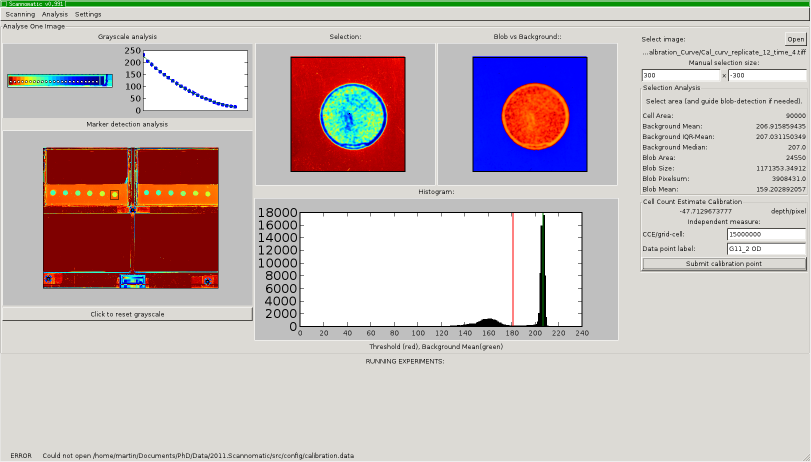
#> input picture scanomatic/images/calibration_making.png, 1621 x 923 px (shown at 1/2 size); its folder holds only this picture in this run
$ python -i grid.py   (imports and definitions only)   (older library calls are emulated)
#> lines starting #> are read from the running program, lines starting #| are printed output that depends on the picture; after the words box and inside, x2 and y2 are one past the last pixel; in counts of white or black regions, pixels touching at a corner belong together
### scanomatic/generics/maths.py
from typing import Union
import numpy as np
from numba import njit, prange
import cv2

# [6 lines of commented-out code are left out]

# [31 lines left out: functions mid50_mean, quantiles_stable, get_finite_data, not called in this run]


def fast_otsu_uint8(im: np.ndarray, *args, **kwargs) -> float:
    threshold, _ = cv2.threshold(im.view(np.uint8), 0, 255, cv2.THRESH_BINARY + cv2.THRESH_OTSU)
    return float(threshold)

# [38 lines left out: function fast_otsu_float64, not called in this run]

def binary_erosion(input_array, structure=None, iterations=1, border_value=0):
    return cv2.erode(
        src=(input_array > 0).view(np.uint8) * 255,
        kernel=(
            cv2.getStructuringElement(cv2.MORPH_CROSS, (3, 3))
            if structure is None
            else structure.view(np.uint8)
        ),
        iterations=iterations,
        borderType=cv2.BORDER_CONSTANT,
        borderValue=[int(border_value) * 255]*3,
    ).view(bool)


def binary_dilation(input_array, structure=None, iterations=1, border_value=0):
    return cv2.dilate(
        src=(input_array > 0).view(np.uint8) * 255,
        kernel=(
            cv2.getStructuringElement(cv2.MORPH_CROSS, (3, 3))
            if structure is None
            else structure.view(np.uint8)
        ),
        iterations=iterations,
        borderType=cv2.BORDER_CONSTANT,
        borderValue=[int(border_value) * 255]*3,
    ).view(bool)

def binary_propagation(seed, mask, connectivity=4):
    num_labels, labels = cv2.connectedComponents(mask.view(np.uint8), connectivity=connectivity)
    intersecting = np.unique(labels[seed > 0])
    intersecting = intersecting[intersecting != 0]
    lut = np.zeros(num_labels, dtype=bool)
    if intersecting.size > 0:
        lut[intersecting] = True
    propagated = lut[labels]

    return propagated


# [34 lines left out: function median_filter_3x3, not called in this run]

### scanomatic/image_analysis/grid.py
from typing import Optional, Union
from collections.abc import Callable

import numpy as np
from scipy import ndimage  # type: ignore
from skimage import filters as ski_filter  # type: ignore

from scanomatic.data_processing.convolution import FilterArray
from scanomatic.generics.maths import fast_otsu_uint8, binary_dilation, binary_erosion, binary_propagation

import cv2

# [43 lines of commented-out code are left out]

def get_adaptive_threshold(
    im,
    threshold_filter: Optional[Callable] = None,
    segments: int = 60,
    sigma: Optional[float] = None,
    *args,
    **kwargs,
):
    """Gives a 2D surface of threshold based on smoothed local measures"""

    if threshold_filter is None:
        threshold_filter = fast_otsu_uint8
    if sigma is None:
        sigma = np.sqrt(im.size) / 5

    if segments is None or segments == 5:
        # TODO: Hack solution, make nice
        segmented_image = np.zeros(im.shape)
        segmented_image[im.shape[0] // 4, im.shape[1] // 4] = 1
        segmented_image[im.shape[0] // 4, im.shape[1] * 3 // 4] = 1
        segmented_image[im.shape[0] * 3 // 4, im.shape[1] // 4] = 1
        segmented_image[im.shape[0] * 3 // 4, im.shape[1] * 3 // 4] = 1
        segmented_image[im.shape[0] // 2, im.shape[1] // 2] = 1
    else:
        p = 1 - segments / im.size
        segmented_image = (np.random.random(im.shape) > p).view(np.uint8)

    labled, _ = _get_sectioned_image(segmented_image)
    objs = ndimage.find_objects(labled)

    for label, slice_tuple in enumerate(objs, start=1):
        if slice_tuple is None:
            continue

        l_filter = labled == label
        i_slice = im[l_filter]
        i_idx = binary_dilation(l_filter.view(np.uint8), iterations=4)
        if i_slice.std() != 0:
            segmented_image[i_idx] = threshold_filter(i_slice, *args, **kwargs)
        else:
            segmented_image[i_idx] = i_slice.mean()

    return ndimage.gaussian_filter(segmented_image, sigma=sigma)


# [12 lines of commented-out code are left out]


def _get_sectioned_image(im):
    """Sections image in proximity regions for points of interests"""
    distance_image = cv2.distanceTransform(
        (im == 0).view(np.uint8),
        distanceType=cv2.DIST_L2,
        maskSize=cv2.DIST_MASK_PRECISE,
        dstType=cv2.CV_64F,
    )

    kernel = np.array([[-1, 2, -1]])
    c1 = cv2.filter2D(distance_image, ddepth=-1, kernel=kernel)
    c2 = cv2.filter2D(distance_image, ddepth=-1, kernel=kernel.T)
    np.add(c1, c2, out=distance_image)
    np.less(distance_image, distance_image.mean(), out=distance_image)

    d2 = binary_erosion(distance_image, border_value=0)
    labels, labeled = cv2.connectedComponents(d2.view(np.uint8), connectivity=4)
    return labeled, labels - 1

# [11 lines of commented-out code are left out]

def get_denoise_segments(im, **kwargs) -> FilterArray:
    """Filters out small segments"""
    clean_fg = binary_erosion(im, **kwargs)
    clean_fg = binary_propagation(clean_fg, mask=im)
    clean_bg = binary_erosion(~clean_fg, **kwargs)
    clean_bg = binary_propagation(clean_bg, mask=~clean_fg)
    return ~clean_bg


# [25 lines of commented-out code are left out]

def get_segments_by_size(
    im,
    min_size: int,
    max_size: int = -1,
    inplace: bool = True,
) -> Optional[FilterArray]:
    """Filters segments by allowed size range"""
    out = im if inplace else im.copy()
    max_size = max_size if max_size != -1 else im.size

    labled_im, labels = ndimage.label(im)
    if labels == 0:
        return None if inplace else out

    sizes = np.bincount(labled_im.ravel())
    mask = (sizes < min_size) | (sizes > max_size)
    mask[0] = False

    out[mask[labled_im]] = False

    if not inplace:
        return out


def get_segments_by_shape(
    im,
    max_shape: tuple[int, int],
    check_roundness: bool = True,
    inplace: bool = True,
) -> Optional[FilterArray]:
    if inplace:
        out = im
    else:
        out = im.copy()

    labeled_im, _ = ndimage.label(im)
    segments = ndimage.find_objects(labeled_im)

    bound_d1, bound_d2 = max_shape

    for i, segment in enumerate(segments):
        s_d1, s_d2 = segment
        if (
            abs(s_d1.stop - s_d1.start) > bound_d1
            or abs(s_d2.stop - s_d2.start) > bound_d2
        ):
            out[segment][labeled_im[segment] == i + 1] = False

        elif check_roundness:
            feature_slice = im[segment]
            blob = feature_slice[labeled_im[segment] == i + 1]

            if (
                is_almost_square(feature_slice)
                or is_almost_round(feature_slice, blob)
            ):
                out[segment][labeled_im[segment] == i + 1] = False

    return out


_DEVIATION_FROM_SQUARE_TOLERANCE = 0.25


def is_almost_square(feature_slice: np.ndarray) -> bool:
    global _DEVIATION_FROM_SQUARE_TOLERANCE
    return (
        abs(1 - feature_slice.shape[0] / feature_slice.shape[1])
        > _DEVIATION_FROM_SQUARE_TOLERANCE
    )


_DEVIATION_FROM_CIRCLE_TOLERANCE = 0.1
_INSET_CIRCLE_IN_SQUARE_FACTOR = np.pi / 4.0


def is_almost_round(feature_slice: np.ndarray, blob) -> bool:
    global _DEVIATION_FROM_CIRCLE_TOLERANCE
    global _INSET_CIRCLE_IN_SQUARE_FACTOR
    return (
        abs(
            1
            - feature_slice.size * _INSET_CIRCLE_IN_SQUARE_FACTOR / blob.sum()
        )
        > _DEVIATION_FROM_CIRCLE_TOLERANCE
    )


def get_grid_parameters(
    x_data: np.ndarray,
    y_data: np.ndarray,
    grid_shape: tuple[int, int],
    spacings: tuple[int, int] = (54, 54),
) -> tuple[tuple[int, int], tuple[int, int]]:
    data = (x_data, y_data)
    new_spacings = get_grid_spacings(x_data, y_data, *spacings)
    if None in new_spacings:
        return None, None
    centers = get_centre_candidates(grid_shape, new_spacings)
    votes = get_votes(data, centers)
    weights = get_weights(votes, data, 1.0)
    sigma = np.max((spacings[0], new_spacings[1])) * 0.1 / np.sqrt(2) + 0.5
    heatmap = get_heatmap(data, votes, weights, sigma)

    _center_dim2, _center_dim1 = np.unravel_index(
        heatmap.argmax(),
        heatmap.shape,
    )
    new_center = (_center_dim1, _center_dim2)
    return new_center, new_spacings


# [140 lines left out: functions get_weights, get_votes, get_heatmap, get_centre_candidates, not called in this run]


def get_grid_spacings(
    x_data: np.ndarray,
    y_data: np.ndarray,
    expected_dx: float,
    expected_dy: float,
    leeway: float = 0.1,
):
    # TODO: Remove expected values and use fourier transform to get the
    # rough frequency

    def get_delta(data: np.ndarray, expected_delta: float):
        deltas = np.abs(np.subtract.outer(data, data))
        filt = np.logical_and(
            deltas > expected_delta * (1 - leeway),
            deltas < expected_delta * (1 + leeway))

        if filt.any():
            return deltas[filt].mean()
        return None

    return get_delta(x_data, expected_dx), get_delta(y_data, expected_dy)


# [215 lines left out: functions replace_ideal_with_observed, build_grid_from_center, get_validated_grid, get_valid_parameters, not called in this run]


def get_grid(
    im,
    expected_spacing: tuple[int, int] = (105, 105),
    grid_shape: tuple[int, int] = (16, 24),
    x_data: Optional[np.ndarray] = None,
    y_data: Optional[np.ndarray] = None,
    expected_center: tuple[float, float] = (100, 100),
    dev_reduce_grid_data_fraction: Optional[float] = None,
    validate_parameters: bool = False,
    grid_correction: Optional[tuple[int, int]] = None,
):
    """Detects grid candidates and constructs a grid"""

    adjusted_values = True
    center = expected_center
    spacings = expected_spacing

    adaptive_threshold = get_adaptive_threshold(
        im,
        threshold_filter=None,
        segments=100,
        sigma=30,
    )

    im_filtered = get_denoise_segments(im < adaptive_threshold, iterations=3)
    del adaptive_threshold

    if expected_spacing is None:
        expected_spacing = tuple(a / b for a, b in zip(im.shape, grid_shape))

    get_segments_by_size(
        im_filtered,
        min_size=40,
        max_size=expected_spacing[0] * expected_spacing[1],
        inplace=True,
    )

    get_segments_by_shape(im_filtered, expected_spacing, inplace=True)
    labeled, labels = ndimage.label(im_filtered)
    if x_data is None or y_data is None:
        if labels > 0:
            centra = ndimage.center_of_mass(
                im_filtered,
                labeled,
                list(range(1, labels + 1)),
            )
            x_data, y_data = np.array(centra).T
            adjusted_values = False

    del labeled

    if dev_reduce_grid_data_fraction is not None:
        filter_grid_data = (
            np.random.random(x_data.shape) < dev_reduce_grid_data_fraction
        )
        x_data = x_data[filter_grid_data]
        y_data = y_data[filter_grid_data]

    if adjusted_values is False:

        center, spacings = get_grid_parameters(
            x_data,
            y_data,
            grid_shape,
            spacings=expected_spacing,
        )

        if center is None or spacings is None:
            return None, x_data, y_data, center, spacings, adjusted_values

        if grid_correction is not None:
            center = tuple(
                a + b for a, b in
                zip(
                    center,
                    [i * j for i, j in zip(grid_correction, spacings)],
                )
            )
            adjusted_values = True

        if validate_parameters:
            center, spacings, adjusted_values = get_valid_parameters(
                center,
                spacings,
                expected_center,
                expected_spacing,
            )

    dx, dy = spacings
    grid = build_grid_from_center(x_data, y_data, center, dx, dy, grid_shape)
    return grid, x_data, y_data, center, spacings, adjusted_values

>>> import cv2
>>> picture = cv2.imread('../images/calibration_making.png', cv2.IMREAD_GRAYSCALE)
#> picture: shape (923, 1621); min 0, max 255, mean 195.7
>>> result = get_grid(picture)
#> in _get_sectioned_image, `np.less(distance_image, distance_image.mean(), out=distance_image)`:
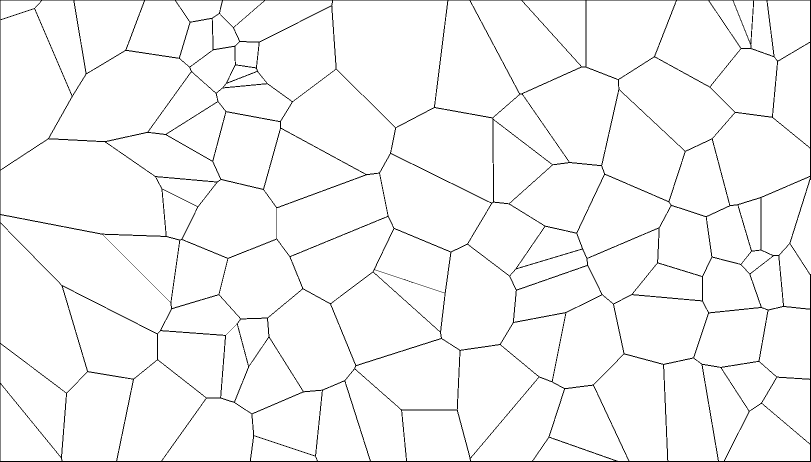
#> distance_image: shape (923, 1621) float32 (shown at 1/2 size); values 0 (black) and 1 (white), 97% white; black in thin lines or dots
#> in get_adaptive_threshold, `labled, _ = _get_sectioned_image(segmented_image)`: segmented_image: shape (923, 1621); values 0 (black) and 1 (white), 0.01% white in thin lines or dots
#> in get_adaptive_threshold, `objs = ndimage.find_objects(labled)`:
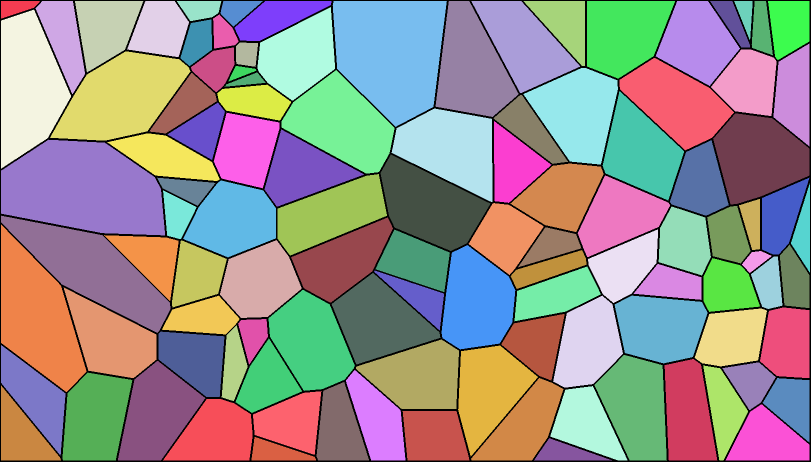
#> labled: shape (923, 1621) int32 (shown at 1/2 size); 113 distinct labels, from 0 to 112; one colour per label, 0 black
#> the loop in get_adaptive_threshold, `for label, slice_tuple in enumerate(objs, start=1):` made 112 passes
#> i_slice on passes 34, 50: [255], [72]
#> after the loop in get_adaptive_threshold, `for label, slice_tuple in enumerate(objs, start=1):`:
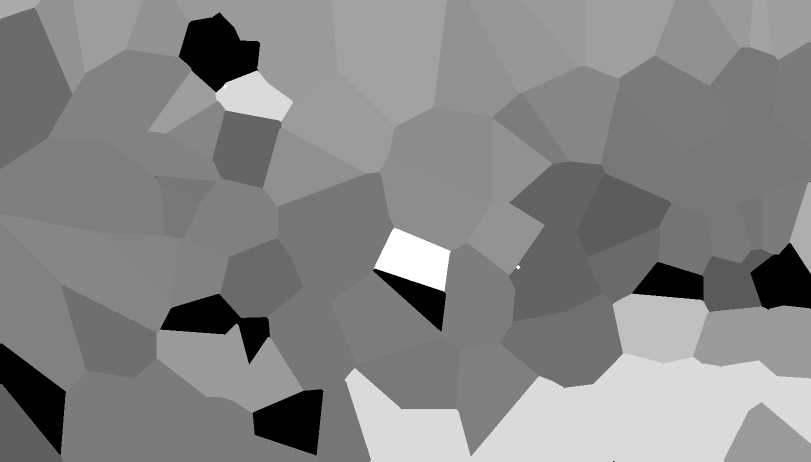
#> segmented_image: shape (923, 1621) (shown at 1/2 size); min 0, max 255, mean 133.2
#> in binary_erosion (call 2), `return cv2.erode( src=(input_array > 0).view(np.uint8) * 255, kernel=(..`: returned value: shape (923, 1621) bool; 9.2% white; 87 white regions (64 under 20 px), largest, box (x1, y1, x2, y2) and area: (89, 416, 434, 541) 37226, (948, 115, 1172, 341) 35508, (584, 116, 808, 341) 34431
#> in get_denoise_segments, `clean_fg = binary_erosion(im, **kwargs)`: im: shape (923, 1621) bool; 14.1% white; 1499 white regions (1061 under 20 px), largest, box (x1, y1, x2, y2) and area: (86, 295, 437, 577) 77080, (945, 112, 1175, 344) 39381, (581, 113, 811, 344) 38778
#> in binary_propagation, `num_labels, labels = cv2.connectedComponents(mask.view(np.uint8), conn..`:
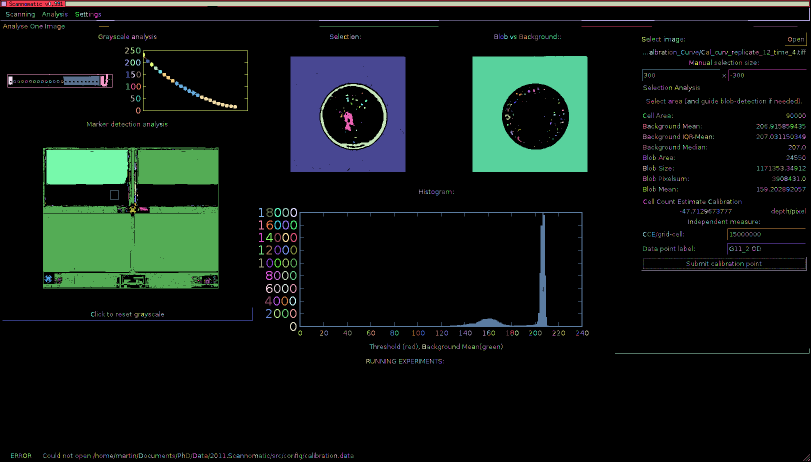
#> labels: shape (923, 1621) int32 (shown at 1/2 size); 3473 distinct labels, from 0 to 3472; one colour per label, 0 black
#> in binary_propagation, `num_labels, labels = cv2.connectedComponents(mask.view(np.uint8), conn..`: num_labels = 3473
#> in binary_propagation, `intersecting = np.unique(labels[seed > 0])`: intersecting = 20 values from 1 to 1899
#> in binary_propagation, `propagated = lut[labels]`: propagated: shape (923, 1621) bool; 12.4% white; 17 white regions, largest, box (x1, y1, x2, y2) and area: (86, 295, 437, 577) 76888, (945, 112, 1175, 344) 39381, (581, 113, 811, 344) 38778
#> in binary_erosion (call 3), `return cv2.erode( src=(input_array > 0).view(np.uint8) * 255, kernel=(..`: returned value: shape (923, 1621) bool; 83.8% white; 8 black regions, largest, box (x1, y1, x2, y2) and area: (83, 292, 440, 580) 88685, (578, 110, 814, 347) 45718, (942, 109, 1178, 347) 43261
#> call 2 of binary_propagation, with connectivity = 4
#> in binary_propagation (call 2), `num_labels, labels = cv2.connectedComponents(mask.view(np.uint8), conn..`:
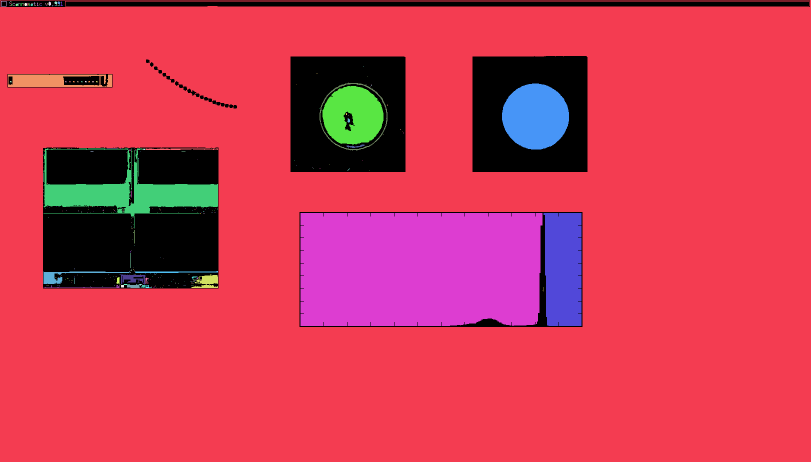
#> labels: shape (923, 1621) int32 (shown at 1/2 size); 342 distinct labels, from 0 to 341; one colour per label, 0 black
#> in binary_propagation (call 2), `num_labels, labels = cv2.connectedComponents(mask.view(np.uint8), conn..`: num_labels = 342
#> in binary_propagation (call 2), `intersecting = np.unique(labels[seed > 0])`: intersecting = [1, 57, 70, 74, 91, 210, 211, 236, 245, 247, 310]
#> in binary_propagation (call 2), `propagated = lut[labels]`: propagated: shape (923, 1621) bool; 87.4% white; 15 black regions, largest, box (x1, y1, x2, y2) and area: (86, 295, 437, 577) 78552, (581, 113, 811, 344) 41905, (945, 112, 1175, 344) 39381
#> in get_segments_by_size, `labled_im, labels = ndimage.label(im)`:
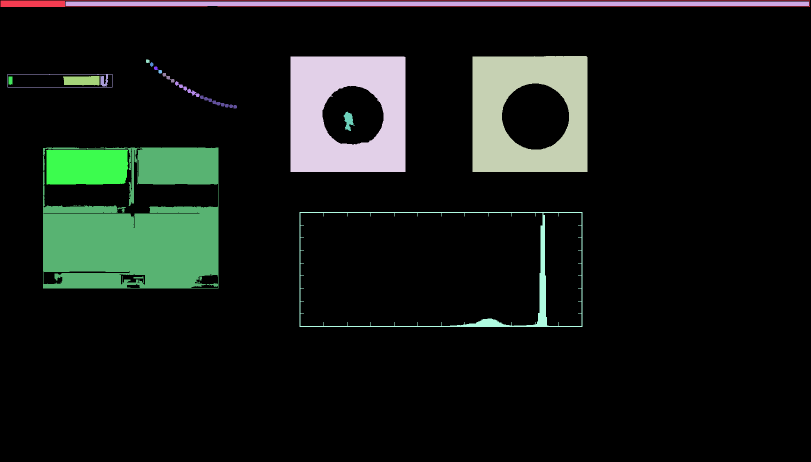
#> labled_im: shape (923, 1621) int32 (shown at 1/2 size); 19 distinct labels, from 0 to 18; one colour per label, 0 black
#> in get_segments_by_size, `labled_im, labels = ndimage.label(im)`: labels = 18
#> in get_segments_by_size, `sizes = np.bincount(labled_im.ravel())`: sizes = 19 values, max 1307916 at index 0, min 45 at index 5, mean 78746.5
#> in get_segments_by_size, `out[mask[labled_im]] = False`: out: shape (923, 1621) bool; 1% white; 11 white regions, largest, box (x1, y1, x2, y2) and area: (599, 424, 1165, 654) 6779, (1, 1, 1620, 14) 4648, (126, 152, 199, 172) 1238
#> in get_segments_by_shape, `labeled_im, _ = ndimage.label(im)`: labeled_im: shape (923, 1621) int32; 14 distinct labels, from 0 to 13
#> in get_segments_by_shape, `segments = ndimage.find_objects(labeled_im)`: segments = 13 items
#> the loop in get_segments_by_shape, `for i, segment in enumerate(segments):` made 13 passes
#> after the loop in get_segments_by_shape, `for i, segment in enumerate(segments):`:
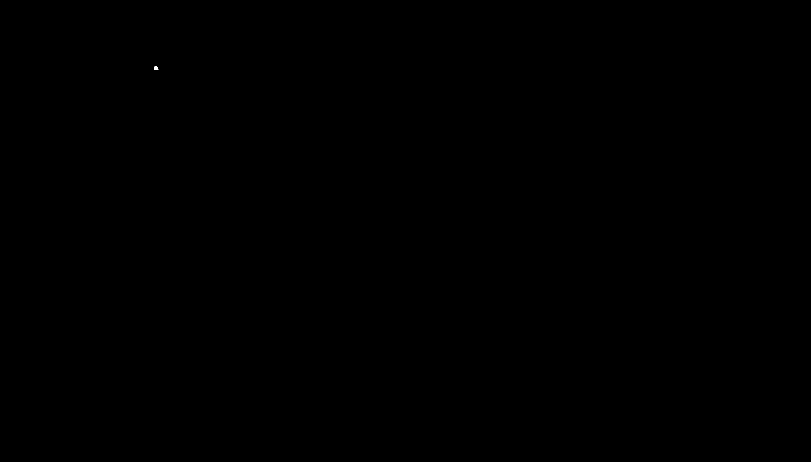
#> out: shape (923, 1621) bool (shown at 1/2 size); 0% white; 1 white region, box (x1, y1, x2, y2) and area: (308, 133, 317, 140) 47
#> in get_grid, `labeled, labels = ndimage.label(im_filtered)`: labels = 1
#> in get_grid, `centra = ndimage.center_of_mass( im_filtered, labeled, list(range(1, l..`: centra = [(136.1, 311.3)]
#> in get_grid, `x_data, y_data = np.array(centra).T`: x_data = [136.1]; y_data = [311.3]
#> in get_grid_parameters, `data = (x_data, y_data)`: data = ([136.1], [311.3])
#> in get_delta, `deltas = np.abs(np.subtract.outer(data, data))`: deltas = [0]
#> in get_delta, `filt = np.logical_and( deltas > expected_delta * (1 - leeway), deltas ..`: filt = [False]
#> result = 6 items
